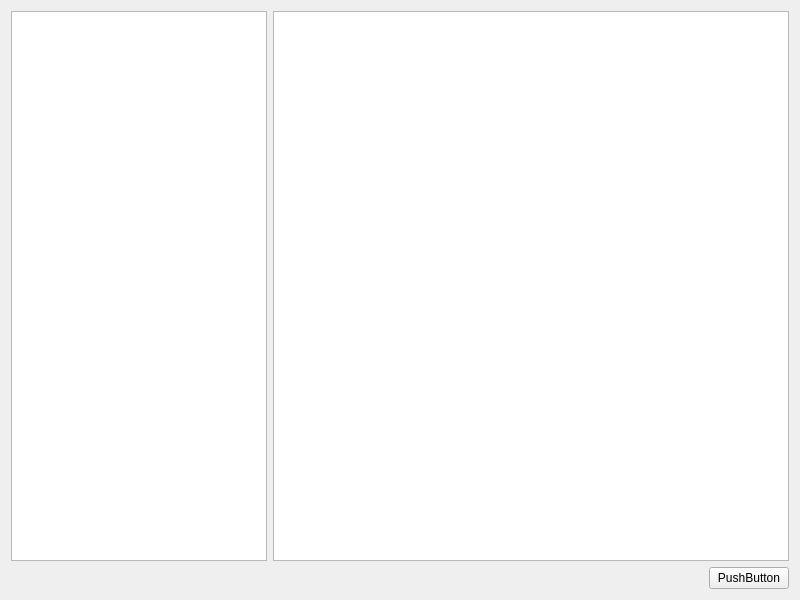
<?xml version="1.0" encoding="UTF-8"?>
<ui version="4.0">
 <class>Widget</class>
 <widget class="QWidget" name="Widget">
  <property name="geometry">
   <rect>
    <x>0</x>
    <y>0</y>
    <width>800</width>
    <height>600</height>
   </rect>
  </property>
  <property name="windowTitle">
   <string>Widget</string>
  </property>
  <layout class="QVBoxLayout" name="verticalLayout">
   <item>
    <layout class="QHBoxLayout" name="horizontalLayout_2">
     <item>
      <widget class="QTreeView" name="treeView">
       <property name="sizePolicy">
        <sizepolicy hsizetype="Preferred" vsizetype="Expanding">
         <horstretch>0</horstretch>
         <verstretch>0</verstretch>
        </sizepolicy>
       </property>
      </widget>
     </item>
     <item>
      <widget class="QTableView" name="tableView">
       <attribute name="horizontalHeaderStretchLastSection">
        <bool>false</bool>
       </attribute>
      </widget>
     </item>
    </layout>
   </item>
   <item>
    <layout class="QHBoxLayout" name="horizontalLayout">
     <item>
      <spacer name="horizontalSpacer">
       <property name="orientation">
        <enum>Qt::Horizontal</enum>
       </property>
       <property name="sizeHint" stdset="0">
        <size>
         <width>40</width>
         <height>20</height>
        </size>
       </property>
      </spacer>
     </item>
     <item>
      <widget class="QPushButton" name="pushButton">
       <property name="text">
        <string>PushButton</string>
       </property>
      </widget>
     </item>
    </layout>
   </item>
  </layout>
 </widget>
 <resources/>
 <connections/>
</ui>
